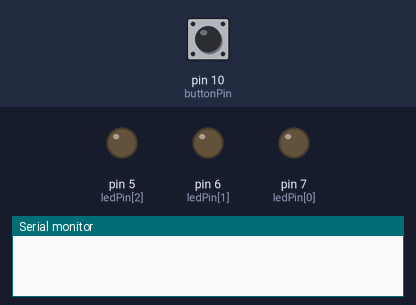
Simulated run of this sketch. Board: Arduino Uno, built with avr-gcc and run on an emulated ATmega328P. Shown: output pins drawn as LEDs (lit = HIGH), the last lines printed to the serial monitor. Inputs (shaded band) come from the test bench; at power-on: pin 10 (buttonPin) LOW.

Above: at 1.2 s.
1.3 s: pin 10 (buttonPin) pulled HIGH for 0.15 s
At 2.5 s:
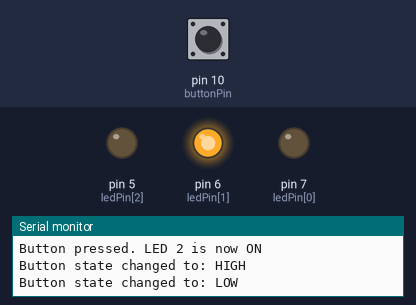
2.9 s: pin 10 (buttonPin) pulled HIGH for 1 s
At 3.9 s:
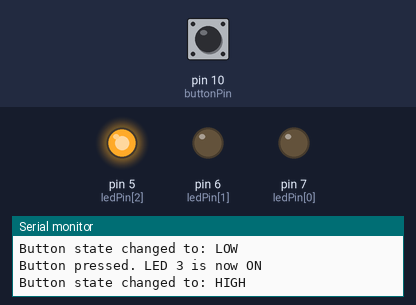
5.4 s: pin 10 (buttonPin) pulled HIGH for 0.15 s
At 5.8 s:
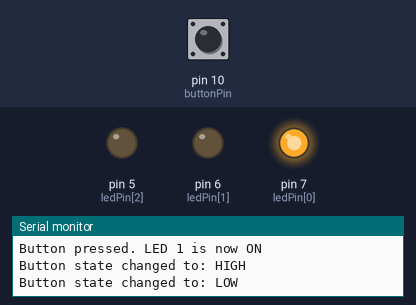
7.0 s: pin 10 (buttonPin) pulled HIGH for 3.2 s
At 8.2 s:
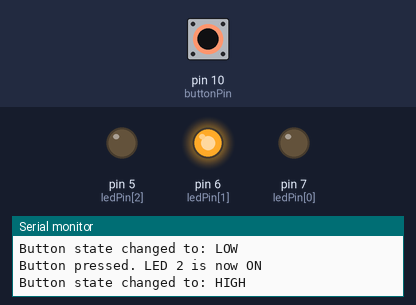
Timing chart, 0 to 10.0 s (numbered marks = the images above; inputs shaded):
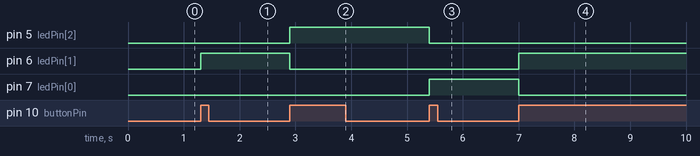

The sketch:

DigitalReadSerial.ino
```cpp
const int buttonPin = 10;
const int ledPin[3] = {7, 6, 5};
bool lastButtonState = LOW;
int ledIndex = 0;

void setup() {
  Serial.begin(9600);
  for (int i = 0; i < 3; i++) {
    pinMode(ledPin[i], OUTPUT);
  }
  pinMode(buttonPin, INPUT);
}

void loop() {
  bool buttonState = digitalRead(buttonPin);

  if (buttonState == HIGH && lastButtonState == LOW) {
    digitalWrite(ledPin[ledIndex], LOW);
    ledIndex = (ledIndex + 1) % 3;
    digitalWrite(ledPin[ledIndex], HIGH);

    Serial.print("Button pressed. LED ");
    Serial.print(ledIndex + 1);
    Serial.println(" is now ON");
  }

  if (buttonState != lastButtonState) {
    Serial.print("Button state changed to: ");
    Serial.println(buttonState == HIGH ? "HIGH" : "LOW");
  }

  lastButtonState = buttonState;
  delay(1);
}
```

Measured:
- after the input at 1.3 s, pin 6 (ledPin[1]): LOW → HIGH at once
- after the input at 2.9 s, pin 5 (ledPin[2]): LOW → HIGH at once; pin 6 (ledPin[1]): HIGH → LOW at once
- after the input at 5.4 s, pin 5 (ledPin[2]): HIGH → LOW at once; pin 7 (ledPin[0]): LOW → HIGH at once
- after the input at 7.0 s, pin 6 (ledPin[1]): LOW → HIGH at once; pin 7 (ledPin[0]): HIGH → LOW at once
